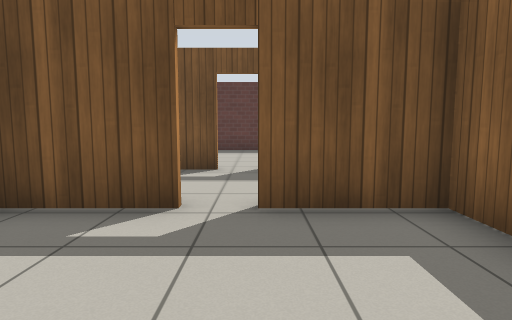
View 1 (above)

16 first-person views from a walk through a robot-simulator world made for Gazebo. The camera is 0.94 m above the floor, tilts 6° down and sees 75° across. The floor is counted in squares, 1 m on a side. Each view is taken from the middle of a square. On the plan, view 1 faces up. The plan holds only what a view shows up to about 12 squares ahead; the rest is blank. Simple patterns stand in for the simulator's built-in surfaces.

View 2
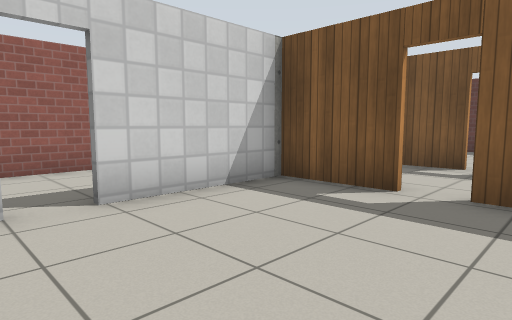

View 3
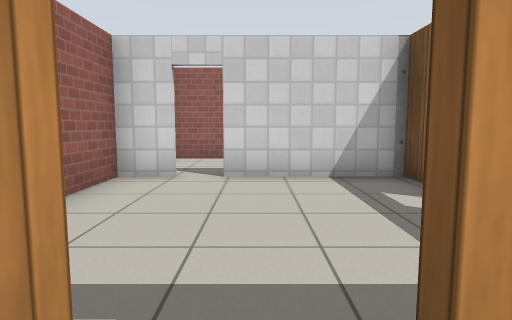

View 4
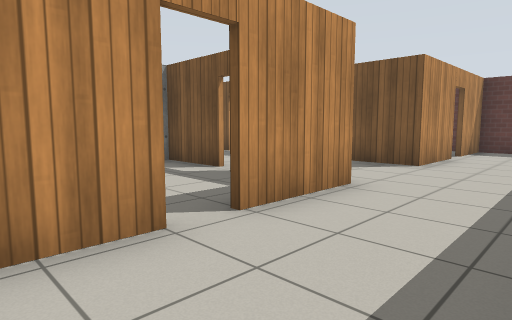

View 5
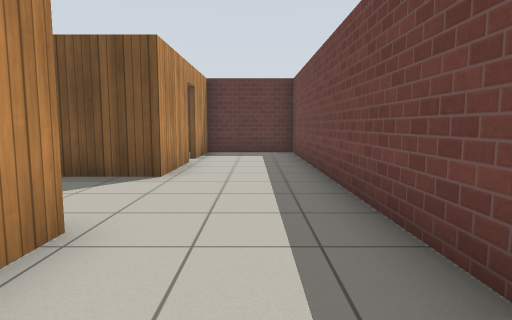

View 6
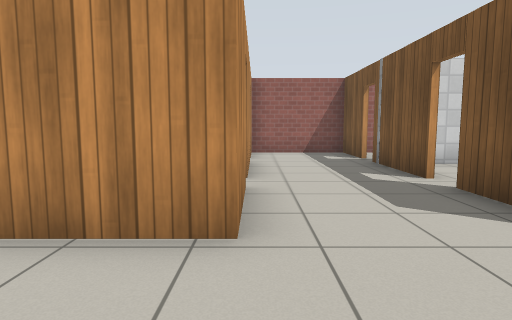

View 7
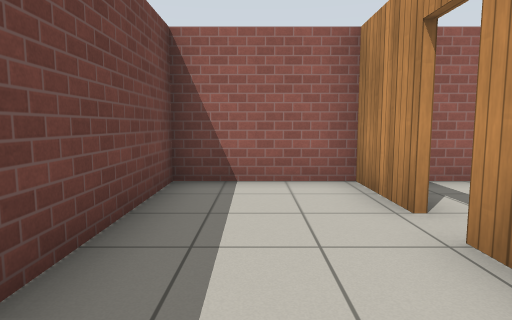

View 8
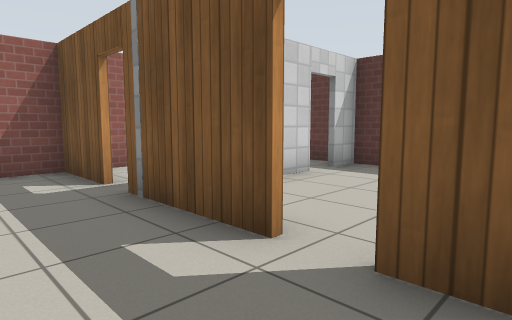

View 9
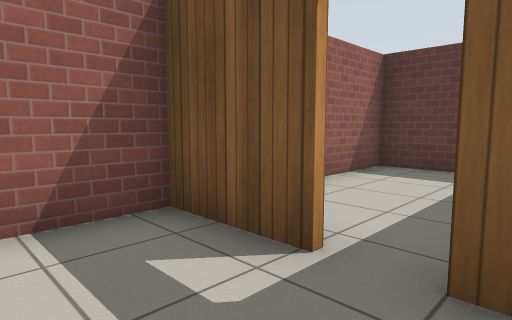

View 10
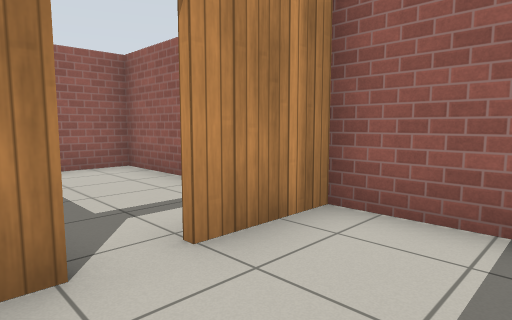

View 11
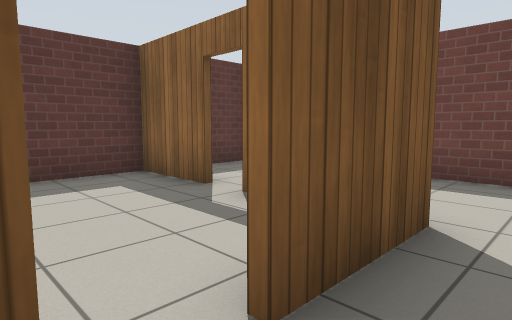

View 12
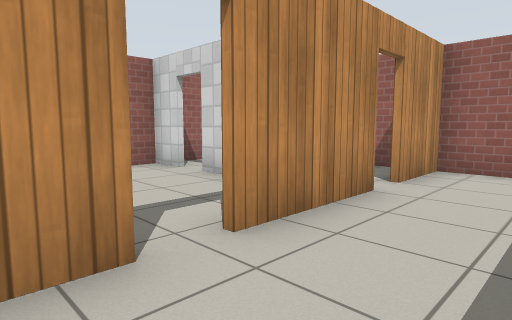

View 13
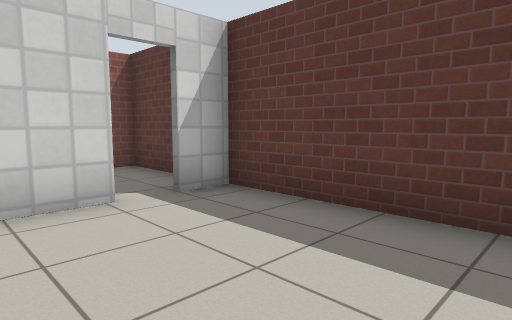

View 14
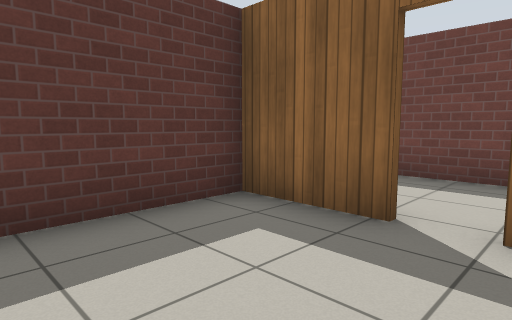

View 15
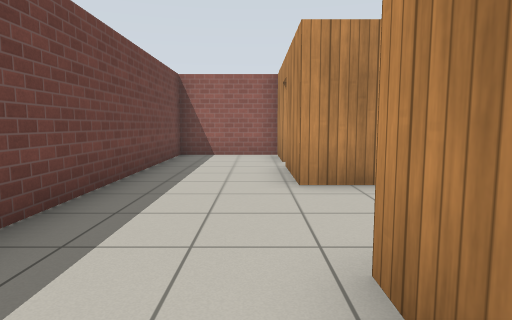

View 16
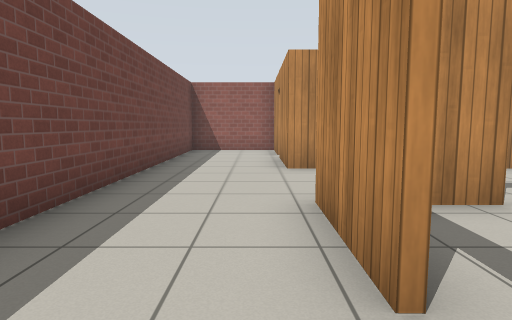

### Floor plan
Ten units are one square. View 1 is at (0, 0); x grows to the right and y downward. Boxes are objects, and circles mark ways between rooms. Rooms are numbered by the first view taken in them; rooms with no view inside come last. Other rooms are left out.
<svg viewBox="-69 -130 128 150">
<path fill="none" stroke="#000" d="M-30 4 -30 15 -12 15M-8 -37 -30 -37 -30 -4M4 15 11 15M21 -26 21 -37 0 -37M-8 -70 -35 -70M0 -38 23 -38 23 -14M23 -95 23 -70 0 -70M23 -6 23 15 54 15 53 -125 19 -125M-36 -38 -9 -38M-43 -70 -64 -70 -64 -38 -44 -38M23 -125 23 -103M-30 -106 -30 -82M0 -71 10 -71M22 -103 22 -125M19 -125 -30 -124 -30 -115M-64 -30 -64 15 -37 15M-64 -84 -64 -78M-37 -124 -64 -124 -64 -101"/>
<circle cx="-5" cy="-40" r="3" fill="#2a7"/>
<circle cx="20" cy="-10" r="3" fill="#2a7"/>
<circle cx="-30" cy="0" r="3" fill="#2a7"/>
<circle cx="-5" cy="-70" r="3" fill="#2a7"/>
<circle cx="20" cy="-100" r="3" fill="#2a7"/>
<circle cx="-40" cy="-40" r="3" fill="#2a7"/>
<circle cx="-40" cy="-70" r="3" fill="#2a7"/>
<circle cx="-30" cy="-110" r="3" fill="#2a7"/>
<text x="-10" y="-10">1</text>
<text x="20" y="-60">2</text>
<text x="-10" y="-100">3</text>
<text x="-50" y="-10">4</text>
<text x="-50" y="-100">5</text>
</svg>
Room 1 opens to room 2. Room 1 opens to room 4. Room 2 opens to room 3. Room 2 opens to room 4. Room 2 opens to room 5. Room 3 opens to room 5.

Where each view was taken, in squares from view 1:
view 1: 0 up, 0 right, facing up
view 2: 1 down, 1 right, facing up-left
view 3: 1 up, 3 right, facing left
view 4: 1 down, 5 right, facing up-left
view 5: 1 up, 4 right, facing up
view 6: 4 up, 5 right, facing left
view 7: 4 up, 4 right, facing down
view 8: 5 up, 1 right, facing up-left
view 9: 5 up, 3 left, facing up-left
view 10: 6 up, 3 left, facing down-left
view 11: 6 up, 1 left, facing up-right
view 12: 6 up, 1 right, facing down-left
view 13: 9 up, 1 right, facing up-left
view 14: 9 up, 1 left, facing up-right
view 15: 9 up, 3 right, facing down
view 16: 11 up, 3 right, facing down
